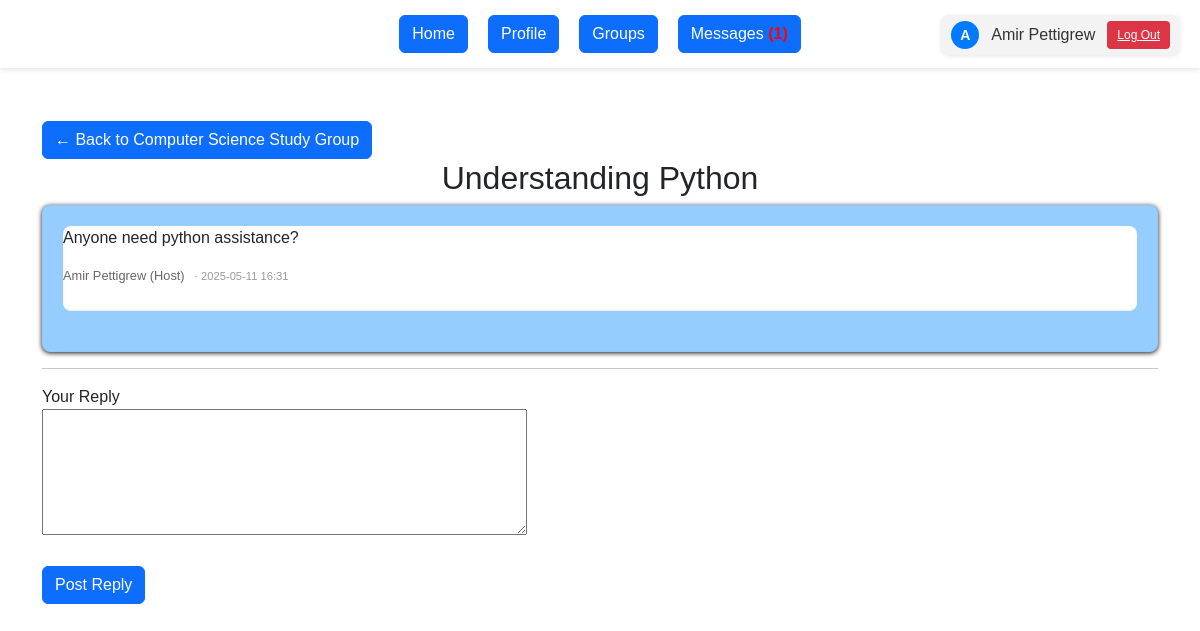
The app's page /groups/2/threads/2 (signed in), older data.
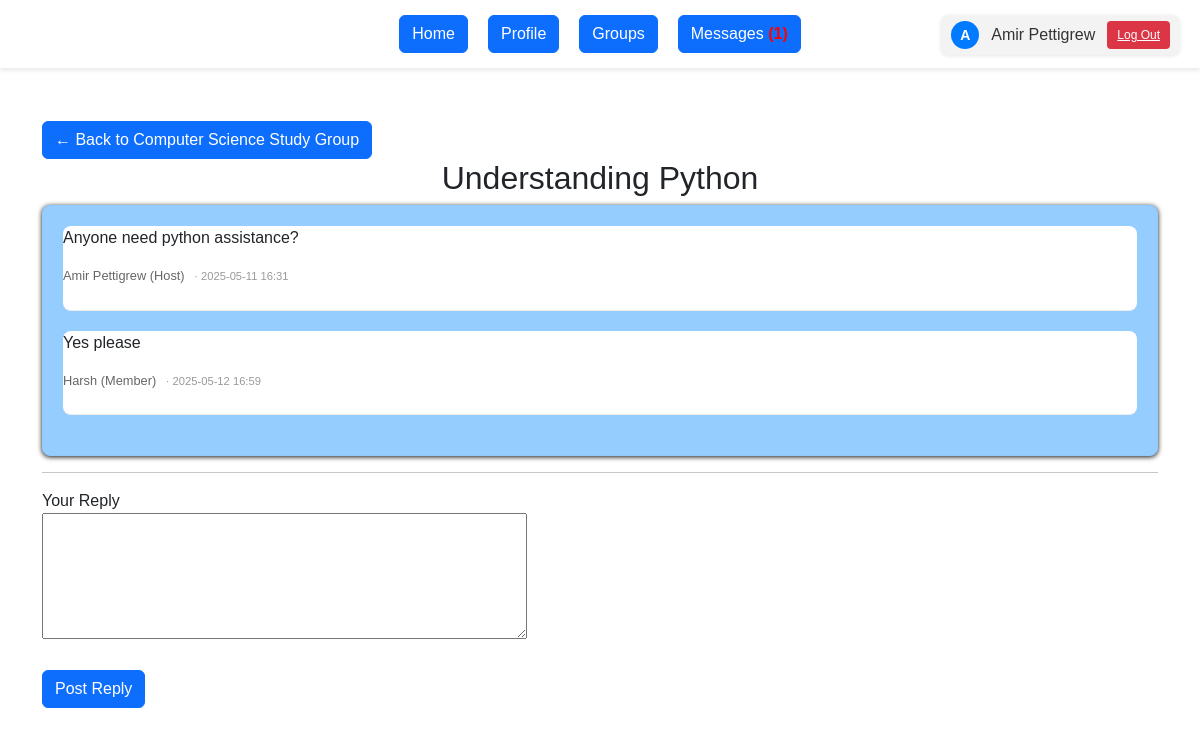
The same page, newer data.
### app/models/models.py (models this page shows)
class User(UserMixin, db.Model):
    __tablename__ = 'users'
    id = db.Column(db.Integer, primary_key=True)
    southern_email = db.Column(db.String(120), unique=True, nullable=False)
    name = db.Column(db.String(100), nullable=False)
    password_hash = db.Column(db.String(128), nullable=False)
    created_at = db.Column(db.DateTime, default=datetime.utcnow)
    groups = db.relationship('StudyGroup', backref='creator', lazy=True)
    memberships = db.relationship('Membership', backref='user', lazy=True)
    forums = db.relationship('Forum', backref='forum_creator', lazy=True)
    sent_messages = db.relationship('Message', foreign_keys='Message.sender_id', backref='sender', lazy=True)
    received_messages = db.relationship('Message', foreign_keys='Message.receiver_id', backref='receiver', lazy=True)
    thread_posts = db.relationship('ThreadMessage', foreign_keys='ThreadMessage.author_id', backref='author', lazy=True)

class StudyGroup(db.Model):
    __tablename__ = 'study_groups'
    id = db.Column(db.Integer, primary_key=True)
    subject = db.Column(db.String(50), nullable=False)
    meet_time = db.Column(db.DateTime, nullable=False)
    name = db.Column(db.String(100), nullable=False)
    description = db.Column(db.Text)
    location = db.Column(db.String(200), nullable=False)
    created_by_id = db.Column(db.Integer, db.ForeignKey('users.id'), nullable=False)
    created_at = db.Column(db.DateTime, default=datetime.utcnow)
    forums = db.relationship('Forum', backref='study_group', lazy=True, cascade='all, delete-orphan')
    memberships = db.relationship('Membership', backref='study_group', lazy=True, cascade='all, delete-orphan')

class Forum(db.Model):
    __tablename__ = 'forums'
    id = db.Column(db.Integer, primary_key=True)
    study_group_id = db.Column(db.Integer, db.ForeignKey('study_groups.id'), nullable=False)
    title = db.Column(db.String(150), nullable=False)
    created_by_id = db.Column(db.Integer, db.ForeignKey('users.id'), nullable=False)
    created_at = db.Column(db.DateTime, default=datetime.utcnow)
    messages = db.relationship('ThreadMessage', backref='thread', lazy=True, cascade='all, delete-orphan')

class ThreadMessage(db.Model):
    __tablename__ = 'thread_messages'
    id = db.Column(db.Integer, primary_key=True)
    thread_id = db.Column(db.Integer, db.ForeignKey('forums.id'), nullable=False)
    author_id = db.Column(db.Integer, db.ForeignKey('users.id'), nullable=False)
    content = db.Column(db.Text, nullable=False)
    posted_at = db.Column(db.DateTime, default=datetime.utcnow)

### app/routes/threads.py (the view)
@threads_bp.route('/groups/<int:group_id>/threads/<int:thread_id>', methods=['GET', 'POST'])
@login_required
def view_thread(group_id, thread_id):
    group = StudyGroup.query.get_or_404(group_id)
    thread = Forum.query.get_or_404(thread_id)
    is_member = Membership.query.filter_by(user_id=current_user.id, study_group_id=group.id).first() is not None
    if not is_member:
        abort(403)
    form = ThreadReplyForm()
    if form.validate_on_submit():
        reply = ThreadMessage(thread_id=thread.id, author_id=current_user.id, content=form.content.data)
        db.session.add(reply)
        db.session.commit()
        return redirect(url_for('threads.view_thread', group_id=group.id, thread_id=thread.id))
    messages = thread.messages
    unread_count = Message.query.filter_by(receiver_id=current_user.id, is_read=False).count()
    return render_template(
        'view_thread.html',
        group=group,
        thread=thread,
        messages=messages,
        form=form,
        unread_count=unread_count,
        is_member=is_member
    )

### app/routes/threads.py
class ThreadReplyForm(FlaskForm):
    content = TextAreaField("Your Reply", validators=[DataRequired(), Length(max=1000)])
    submit = SubmitField("Post Reply")

### app/__init__.py (called while the page is built)
def create_app(config_object=DevelopmentConfig):
    app = Flask(__name__, instance_relative_config=True)
    app.config.from_object(config_object)
    db.init_app(app)
    login_manager.init_app(app)
    @login_manager.user_loader
    def load_user(user_id):
        from app.models.models import User
        return User.query.get(int(user_id))
    from app.routes.auth import auth_bp
    from app.routes.main import main_bp
    app.register_blueprint(auth_bp)
    app.register_blueprint(main_bp)
    from app.routes.threads import threads_bp
    app.register_blueprint(threads_bp)
    @app.route('/')
    def root():
        return redirect(url_for('auth.login'))
    with app.app_context():
        db.create_all()
    return app

### app/templates/view_thread.html (shortened to what this page needs)
{% extends "base.html" %}
{% block content %}
 <link rel="stylesheet" href="{{ url_for('static', filename='dashboard_styles.css') }}">
  <a href="{{ url_for('main.view_group', group_id=group.id) }}">
    <button class="btn btn-primary">← Back to {{ group.name }}</button>
  </a>
  <h2>{{ thread.title }}</h2>
  <div class="replies chat-box" style="max-height: 400px; overflow-y: auto; border: 1px solid rgb(144, 201, 255); border-radius: 8px; box-shadow: #111 0px 1px 5px; padding: 20px; background-color: rgb(149, 205, 255);">
    {% for m in messages %}
      <div class="reply" style="margin-bottom: 20px; background-color: rgb(255, 255, 255); border-radius: 8px;">
        <p>{{ m.content }}</p>
        <p class="metadata">
          <span class="author">
            {{ m.author.name }}
            ({{ 'Host' if m.author.id == group.creator.id else 'Member' }})
          </span>
          <span class="timestamp">· {{ m.posted_at.strftime('%Y-%m-%d %H:%M') }}</span>
        </p>
      </div>
    {% else %}
      <p>No replies yet.</p>
    {% endfor %}
  </div>
  {% if is_member %}
    <hr>
    <form method="POST"
          action="{{ url_for('threads.view_thread', group_id=group.id, thread_id=thread.id) }}">
      {{ form.content.label }}<br>
      {{ form.content(rows=5, cols=50) }}<br><br>
      {{ form.submit(class="btn btn-primary", value='Post Reply') }}
    </form>
  {% endif %}
{% endblock %}

### app/templates/base.html (shortened to what this page needs)
<!DOCTYPE html>
<html lang="en">
<head>
  <link rel="stylesheet" href="{{ url_for('static', filename='base_styles.css') }}">
  <link rel="stylesheet" href="{{ url_for('static', filename='bootstrap.css') }}">
</head>
<body>
  {% if current_user.is_authenticated %}
    <div class="user-area">
      <a href="{{ url_for('main.profile') }}" class="user-info" style="text-decoration: none;">
        <div class="user-avatar">
          {{ current_user.name[0]|upper }}
        </div>
        <span>{{ current_user.name }}</span>
      </a>
      <a href="{{ url_for('auth.logout') }}" class="logout-button">Log Out</a>
    </div>
    <div class="menu">
      <a href="{{ url_for('main.dashboard') }}"><type="button" class="btn btn-primary"> Home</button></a>
      <a href="{{ url_for('main.profile') }}"><type="button" class="btn btn-primary"> Profile </button></a>
      <a href="{{ url_for('main.view_my_groups') }}"><type="button" class="btn btn-primary"> Groups </button></a>
      <a href="{{ url_for('auth.message') }}"><type="button" class="btn btn-primary">
        Messages
        {% if unread_count > 0 %}
          <span style="color: red; font-weight: bold;">({{ unread_count }})</span>
        {% endif %}
      </button></a>
    </div>
  {% endif %}
  <div class="container">
    {% block content %}{% endblock %}
  </div>
</body>
</html>

### app/static/base_styles.css (style rules this page uses)
body { display: flex; flex-direction: column; align-items: center; font-family: sans-serif; margin: 0; padding: 20px; background-color: #007bff; }
.menu { width: 100%; text-align: center; margin-bottom: 20px; }
.reply { margin-bottom: 1.5em; padding-bottom: 0.5em; border-bottom: 1px solid #eee; }
.metadata { font-size: 0.8rem; color: #666; margin-top: 4px; }
.metadata .author { font-weight: 500; }
.metadata .timestamp { font-size: 0.7rem; color: #999; margin-left: 6px; }
.user-area { position: absolute; top: 15px; right: 20px; display: flex; align-items: center; gap: 12px; background-color: #f3f3f3; padding: 6px 10px; border-radius: 8px; box-shadow: 0 1px 4px rgba(0,0,0,0.1); }
.user-info { display: flex; align-items: center; gap: 6px; text-decoration: none; color: #333; }
.user-avatar { width: 28px; height: 28px; background-color: #007bff; color: white; border-radius: 50%; text-align: center; line-height: 28px; font-size: 14px; font-weight: bold; }
.logout-button { background-color: #dc3545; color: white; border: none; padding: 5px 10px; border-radius: 4px; font-size: 12px; cursor: pointer; transition: background-color 0.2s ease; display: inline-block; }

### app/static/dashboard_styles.css (style rules this page uses)
body { display: flex; flex-direction: column; align-items: center; font-family: sans-serif; margin: 0; padding: 0px; }
.menu { width: 100%; text-align: center; margin-bottom: 20px; }
h2 { text-align: center; }
.user-info { display: flex; align-items: center; gap: 6px; text-decoration: none; color: #333; }
.user-avatar { width: 28px; height: 28px; background-color: #007bff; color: white; border-radius: 50%; text-align: center; line-height: 28px; font-size: 14px; font-weight: bold; }
.user-area { position: absolute; top: 15px; right: 20px; display: flex; align-items: center; gap: 12px; background-color: #f3f3f3; padding: 6px 10px; border-radius: 8px; box-shadow: 0 1px 4px rgba(0,0,0,0.1); }
.logout-button { background-color: #dc3545; color: white; border: none; padding: 5px 10px; border-radius: 4px; font-size: 12px; cursor: pointer; transition: background-color 0.2s ease; display: inline-block; }
body::before { content: ""; position: fixed; top: 0; left: 0; width: 100%; height: 100%; background-image: url('scsu.svg'); background-size: cover; background-repeat: no-repeat; opacity: 0.4; z-index: -1; pointer-events: none; }
.user-info { display: flex; align-items: center; text-decoration: none; color: #333; }
.user-avatar { width: 28px; height: 28px; background-color: #007bff; color: white; border-radius: 50%; text-align: center; line-height: 28px; font-weight: bold; margin-right: 6px; }
.logout-button { background-color: #dc3545; color: white; border: none; padding: 5px 10px; border-radius: 4px; font-size: 12px; cursor: pointer; transition: background-color 0.2s ease; }
.menu { display: flex; justify-content: center; gap: 20px; background-color: #fff; padding: 15px; box-shadow: 0 2px 5px rgba(0, 0, 0, 0.1); }

Row changes from the older to the newer data that the page shows:
added ThreadMessage: content "Yes please", author.name "Harsh", author "Member", posted_at "2025-05-12 16:59"
